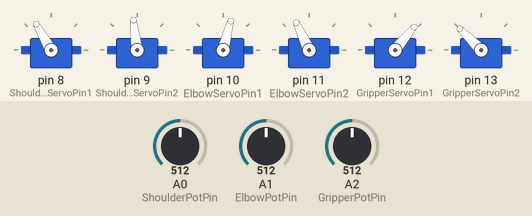
This sketch was run on a simulated Arduino Uno, built with avr-gcc and run on an emulated ATmega328P. Parts: 6 × servo. The test bench sets the inputs (shaded band); at power-on: A0 (ShoulderPotPin) = 512, A1 (ElbowPotPin) = 512, A2 (GripperPotPin) = 512.

Above: at 5.2 s.
5.3 s: A0 (ShoulderPotPin) set to 716
At 6.5 s:
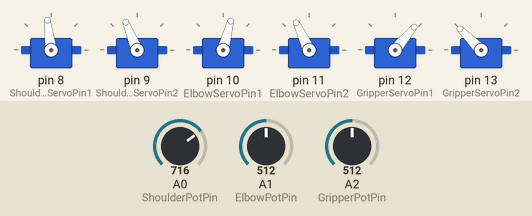
6.8 s: A1 (ElbowPotPin) set to 716
At 7.1 s:
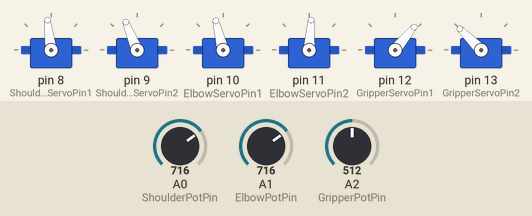
8.3 s: A2 (GripperPotPin) set to 716
At 9.0 s:
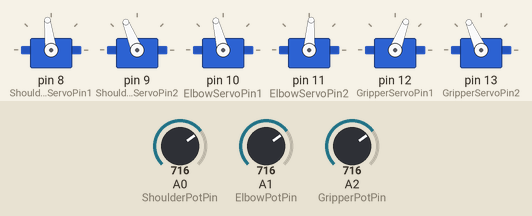
9.8 s: A0 (ShoulderPotPin) set to 900
At 10.9 s:
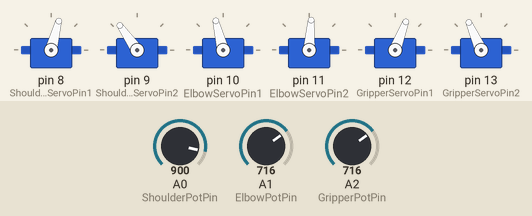
11.3 s: A1 (ElbowPotPin) set to 900
At 11.6 s:
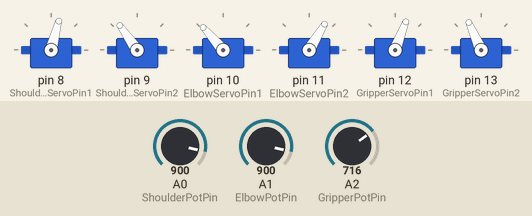
12.8 s: A2 (GripperPotPin) set to 900
At 13.5 s:
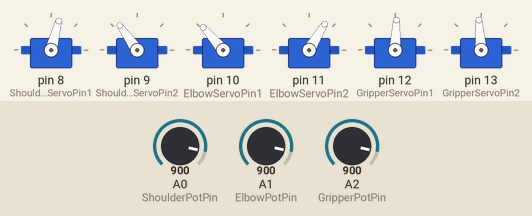
Timing chart, 0 to 15.3 s (numbered marks = the images above; inputs shaded):
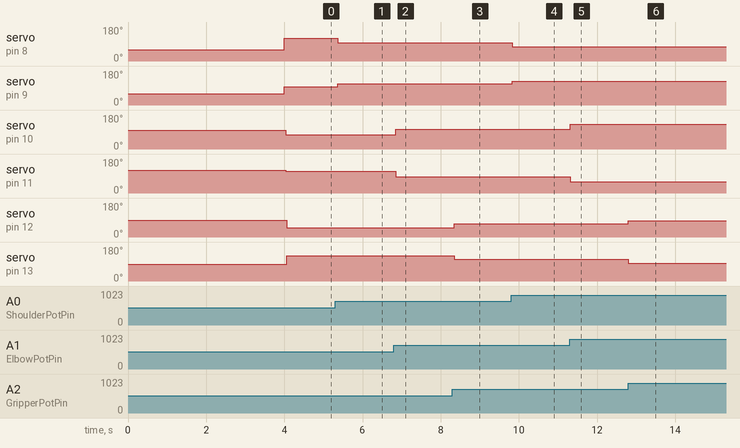

The sketch:

TrashBot_2.ino
```cpp
#include <Servo.h>


/*
 * Sarah Wood
 * OWATC
 * Embedded Programming
 * Summer 2016
 *
 * Trash-Bot Arm
 *
 *
 * I tried to see how cheaply I could do this. So far, I'm at $29.00
 * The 9g servos were super-cheap. 10 for $20.00
 * The structural/mechanical parts were mostly found around the house.
 * I did purchase an acrylic ruler, and an acrylic folding stand a thrift shop. $1.00
 *
 * I prototyped with wooden sticks -- like Popsicle sticks, but wider for spreading wax.
 * The "wrist", "hand", and gripper parts are scavenged from a broken RC helicopter.
 *
 *
 * I used a breadboard and other components that I already had.
 * I did end up needing to buy potentiometers for control.
 *
 * I powered the servos separately from the Arduino. I used an old desktop computer power supply to give a full 5v at decent amperage for max torque on the servos.
 *
 *
 *
 *
 */

int ShoulderReading;
int ShoulderPotPin = A0;
int ShoulderServoPin1 = 8;
Servo ShoulderServo1;
int ShoulderServoPin2 = 9;
Servo ShoulderServo2;

int ElbowReading;
int ElbowPotPin = A1;
int ElbowServoPin1 = 10;
Servo ElbowServo1;
int ElbowServoPin2 = 11;
Servo ElbowServo2;

int WristPotPin = 3; //not used yet
int WristServoPinTilt; //give this a value if/when we use it
Servo WristServoTilt; // Tilt is probably more applicable than axial rotation

int GripperReading;
int GripperPotPin = A2;
int GripperServoPin1 = 12;
Servo GripperServo1;
int GripperServoPin2 = 13;
Servo GripperServo2;


void setup()
{
  ShoulderServo1.attach(ShoulderServoPin1);
  ShoulderServo2.attach(ShoulderServoPin2);
  ElbowServo1.attach(ElbowServoPin1);
  ElbowServo2.attach(ElbowServoPin2);
  GripperServo1.attach(GripperServoPin1);
  GripperServo2.attach(GripperServoPin2);

  //Set initial positions
ShoulderServo1.write(60);
ShoulderServo2.write(60);
ElbowServo1.write(100);
ElbowServo2.write(120);
GripperServo1.write(90);
GripperServo2.write(90);
 delay (4000);
}

void loop()
{
  // sample pot-to-servo code
  //val = analogRead(potpin);            // reads the value of the potentiometer (value between 0 and 1023)
  // val = map(val, 0, 1023, 0, 180);     // scale it to use it with the servo (value between 0 and 180)
  //myservo.write(val);                  // sets the servo position according to the scaled value
  //delay(15);                           // waits for the servo to get there

//test code


  ShoulderReading = analogRead(ShoulderPotPin); //0 to 1023
  int ShoulderAngle = map(ShoulderReading, 0, 1023, 60,135);                        //TWEAK THIS FORMULA!!!!!!!!!!!!!!!!!!!!!!!!!!!!!!!!!!!!!
  int MirrorShoulderAngle = map(ShoulderReading, 0, 1023, 180, 60);
  ShoulderServo1.write(MirrorShoulderAngle);
  ShoulderServo2.write(ShoulderAngle);
   delay(30);

  ElbowReading = analogRead(ElbowPotPin); //0 to 1023
  int ElbowAngle = map(ElbowReading, 0, 1023, 0, 150);                              //TWEAK THIS FORMULA!!!!!!!!!!!!!!!!!!!!!!!!!!!!!!!!!!!!!!!!
  int MirrorElbowAngle = map(ElbowReading, 0, 1023, 170,20);
  ElbowServo1.write(ElbowAngle);
  ElbowServo2.write(MirrorElbowAngle+20); //Odd-numbered motors are odd: they run backward
   delay(30);

  GripperReading = analogRead(GripperPotPin); //0 to 1023
  int GripperAngle = map(GripperReading, 0, 1023, 0, 100);                         //TWEAK THIS FORMULA!!!!!!!!!!!!!!!!!!!!!!!!!!!!!!!!!!!!!!!!
  int MirrorGripperAngle = map(GripperReading, 0, 1023, 190, 80);
  GripperServo1.write(GripperAngle);
  GripperServo2.write(MirrorGripperAngle);//Odd number, odd/reverse motion
   delay(30);

}
```

Measured:
- after the input at 5.3 s, servo on pin 8 (ShoulderServoPin1): 120° → 97° after 0.07 s; servo on pin 9 (ShoulderServoPin2): 97° → 112° after 0.07 s
- after the input at 6.8 s, servo on pin 10 (ElbowServoPin1): 75° → 104° after 0.05 s; servo on pin 11 (ElbowServoPin2): 115° → 86° after 0.05 s
- after the input at 8.3 s, servo on pin 12 (GripperServoPin1): 50° → 69° at once; servo on pin 13 (GripperServoPin2): 135° → 114° at once
- after the input at 9.8 s, servo on pin 8 (ShoulderServoPin1): 97° → 75° at once; servo on pin 9 (ShoulderServoPin2): 112° → 125° at once
- after the input at 11.3 s, servo on pin 10 (ElbowServoPin1): 104° → 131° at once; servo on pin 11 (ElbowServoPin2): 86° → 59° at once
- after the input at 12.8 s, servo on pin 12 (GripperServoPin1): 69° → 87° at once; servo on pin 13 (GripperServoPin2): 114° → 94° at once
